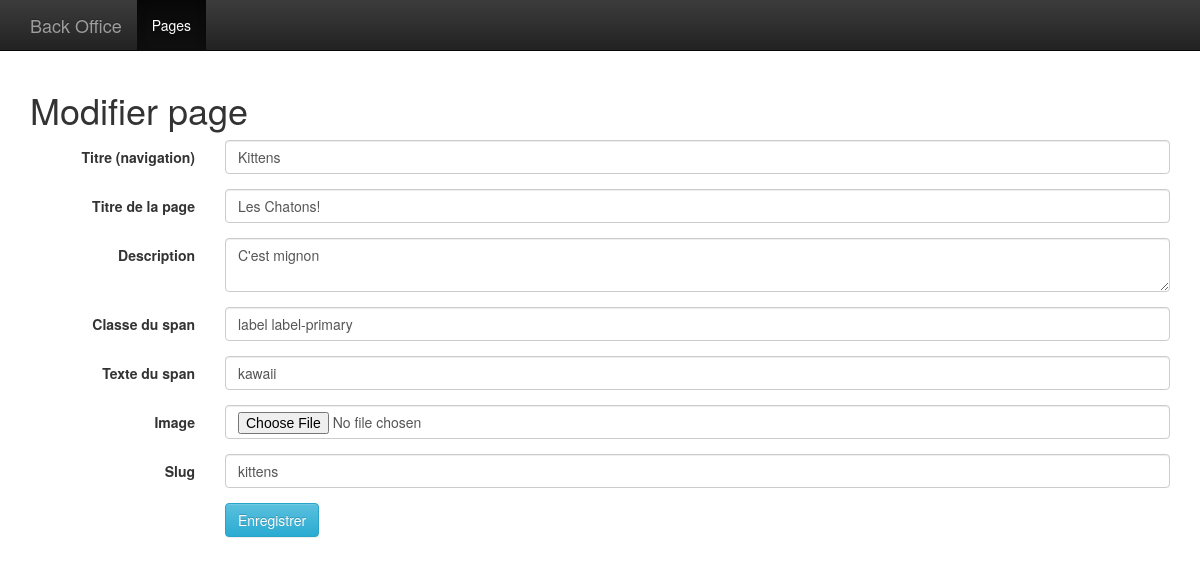
Page /admin/index.php?a=modifier&id=2 on the committed database.
### tables this page shows
CREATE TABLE `page` (
  `id` int(10) unsigned NOT NULL,
  `slug` varchar(100) NOT NULL,
  `h1` varchar(200) NOT NULL,
  `title` varchar(200) NOT NULL,
  `image` varchar(200) NOT NULL,
  `body` varchar(250) NOT NULL,
  `span_class` varchar(200) NOT NULL DEFAULT '',
  `span_text` varchar(200) NOT NULL DEFAULT ''
);

### Model/Pagerepository.php (called while the page is built, shortened)
<?php
class PageRepository
{
    private $PDO;
    public function __construct(\PDO $PDO)
    {
        $this->PDO = $PDO;
    }
    public function findById($id)
    {
        $sql = "
        SELECT
          `id`,
          `slug`,
          `h1`,
          `image`,
          `span_class`,
          `span_text`,
          `body`,
          `title`
        FROM
          `page`
        WHERE
          `id` = :id
        ";
        $stmt = $this->PDO->prepare($sql);
        $stmt->bindParam(':id', $id);
        $stmt->execute();
        return $stmt->fetchObject();
    }
}

### View/admin/modif.php (the view, shortened to what this page needs)
<!DOCTYPE html>
<html lang="en">
<head>
    <link href="../bootstrap/css/bootstrap.css" rel="stylesheet">
    <link href="../bootstrap/css/" rel="stylesheet">
    <link href="../bootstrap/css/bootstrap-theme.min.css" rel="stylesheet">
</head>
<body role="document">
<nav class="navbar navbar-inverse navbar-fixed-top">
    <div class="container">
        <div class="navbar-header">
            <a class="navbar-brand" href="">Back Office</a>
        </div>
        <div id="navbar" class="navbar-collapse collapse">
            <ul class="nav navbar-nav">
                <li class="active"><a href="./index.php?a=lister">Pages</a></li>
            </ul>
        </div>
    </div>
</nav>
<div class="container theme-showcase" role="main">
    <h1>Modifier page</h1>
    <form method="post" class="form-horizontal">
        <div class="form-group">
            <label for="title" class="col-sm-2 control-label">Titre (navigation)</label>
            <div class="col-sm-10">
                <input type="text" class="form-control" id="title" name="title" value="<?=$page->title?>" placeholder="Titre">
            </div>
        </div>
        <div class="form-group">
            <label for="h1" class="col-sm-2 control-label">Titre de la page</label>
            <div class="col-sm-10">
                <input type="text" class="form-control" id="h1" name="h1" value="<?=$page->h1 ?>" placeholder="Titre de la page">
            </div>
        </div>
        <div class="form-group">
            <label for="body" class="col-sm-2 control-label">Description</label>
            <div class="col-sm-10">
                <textarea  class="form-control" id="body" name="body" placeholder="Description"><?=$page->body ?></textarea>
            </div>
        </div>
        <div class="form-group">
            <label for="span_class" class="col-sm-2 control-label">Classe du span</label>
            <div class="col-sm-10">
                <input type="text" class="form-control" id="span_class" value="<?=$page->span_class ?>" name="span_class" placeholder="Classe du span">
            </div>
        </div>
        <div class="form-group">
            <label for="span_text" class="col-sm-2 control-label">Texte du span</label>
            <div class="col-sm-10">
                <input type="text" class="form-control" id="span_text" value="<?=$page->span_text ?>" name="span_text" placeholder="Texte du span">
            </div>
        </div>
        <div class="form-group">
            <label for="imageg" class="col-sm-2 control-label">Image</label>
            <div class="col-sm-10">
                <input type="file" class="form-control" id="image" value="<?=$page->image?>" name="image" placeholder="URL de l'image">
            </div>
        </div>
        <div class="form-group">
            <label for="img" class="col-sm-2 control-label">Slug</label>
            <div class="col-sm-10">
                <input type="text" class="form-control" id="slug" name="slug" value="<?=$page->slug?>" placeholder="Slug de la page">
            </div>
        </div>
        <div class="form-group">
            <div class="col-sm-offset-2 col-sm-10">
                <button type="submit" class="btn btn-info">Enregistrer</button>
            </div>
        </div>
    </form>
</div>
</body>
</html>

### View/admin/modif.php (style rules this page uses)
body { padding-top: 70px; }

### rows in the picture
page: title "Kittens", h1 "Les Chatons!", body "C'est mignon", span_class "label label-primary", span_text "kawaii", slug "kittens"
